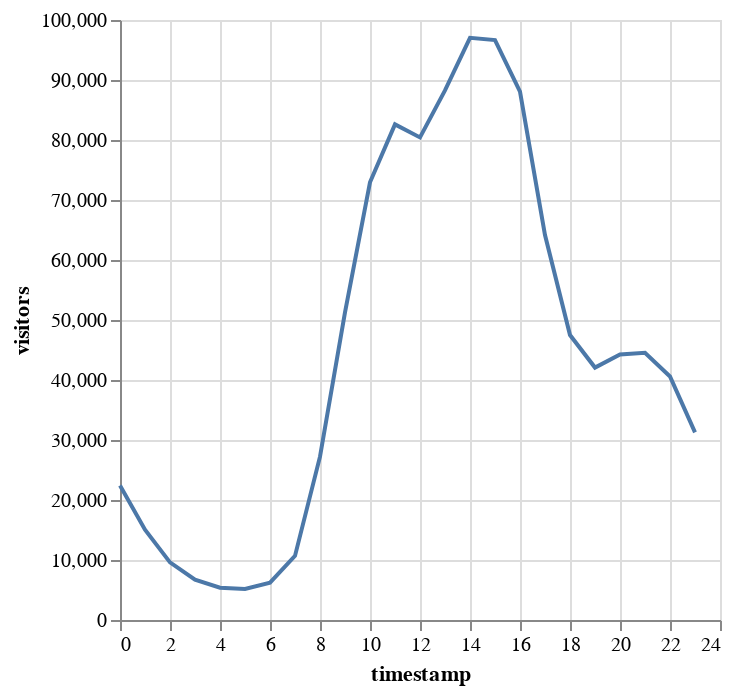

Here is the notebook cell this chart was saved with:
### Markdown cell above
#### Doing aggregation using Pandas instead

### Code cell
per_hour_of_day = pageviews.groupby(pageviews.timestamp.dt.hour).sum().reset_index()

alt.Chart(per_hour_of_day).mark_line().encode(
    x= 'timestamp:Q',
    y = 'visitors:Q'
)

### Figure 1 — Vega specification as saved in the notebook (floating-point values rounded to 4 significant figures)
{"$schema": "https://vega.github.io/schema/vega/v5.json", "data": [{"name": "source_0", "values": [{"timestamp": 0, "visitors": 22414}, {"timestamp": 1, "visitors": 15056}, {"timestamp": 2, "visitors": 9603}, {"timestamp": 3, "visitors": 6738}, {"timestamp": 4, "visitors": 5381}, {"timestamp": 5, "visitors": 5181}, {"timestamp": 6, "visitors": 6232}, {"timestamp": 7, "visitors": 10686}, {"timestamp": 8, "visitors": 27222}, {"timestamp": 9, "visitors": 51276}, {"timestamp": 10, "visitors": 72958}, {"timestamp": 11, "visitors": 82603}, {"timestamp": 12, "visitors": 80430}, {"timestamp": 13, "visitors": 88260}, {"timestamp": 14, "visitors": 97022}, {"timestamp": 15, "visitors": 96645}, {"timestamp": 16, "visitors": 88045}, {"timestamp": 17, "visitors": 64156}, {"timestamp": 18, "visitors": 47488}, {"timestamp": 19, "visitors": 42069}, {"timestamp": 20, "visitors": 44270}, {"timestamp": 21, "visitors": 44538}, {"timestamp": 22, "visitors": 40595}, {"timestamp": 23, "visitors": 31272}]}, {"name": "source_0_x_domain_timestamp", "values": [{"min": 0, "max": 23}]}, {"name": "source_0_y_domain_visitors", "values": [{"min": 5181, "max": 97022}]}], "marks": [{"type": "line", "name": "marks", "from": {"data": "source_0"}, "sort": {"field": "datum[\"timestamp\"]"}, "encode": {"update": {"y": {"field": "visitors", "scale": "y"}, "stroke": {"value": "#4c78a8"}, "description": {"signal": "\"timestamp: \" + (format(datum[\"timestamp\"], \"\")) + \"; visitors: \" + (format(datum[\"visitors\"], \"\"))"}, "x": {"field": "timestamp", "scale": "x"}, "defined": {"signal": "isValid(datum[\"timestamp\"]) && isFinite(+datum[\"timestamp\"]) && isValid(datum[\"visitors\"]) && isFinite(+datum[\"visitors\"])"}}}, "style": ["line"]}], "scales": [{"name": "x", "type": "linear", "domain": [{"signal": "(data(\"source_0_x_domain_timestamp\")[0] || {}).min"}, {"signal": "(data(\"source_0_x_domain_timestamp\")[0] || {}).max"}], "range": [0, {"signal": "width"}], "zero": false, "nice": true}, {"name": "y", "type": "linear", "domain": [{"signal": "(data(\"source_0_y_domain_visitors\")[0] || {}).min"}, {"signal": "(data(\"source_0_y_domain_visitors\")[0] || {}).max"}], "range": [{"signal": "height"}, 0], "zero": true, "nice": true}], "axes": [{"scale": "x", "labels": false, "zindex": 0, "tickCount": {"signal": "ceil(width/40)"}, "minExtent": 0, "gridScale": "y", "maxExtent": 0, "grid": true, "domain": false, "orient": "bottom", "aria": false, "ticks": false}, {"scale": "y", "gridScale": "x", "minExtent": 0, "orient": "left", "aria": false, "ticks": false, "zindex": 0, "tickCount": {"signal": "ceil(height/40)"}, "maxExtent": 0, "labels": false, "domain": false, "grid": true}, {"scale": "x", "tickCount": {"signal": "ceil(width/40)"}, "labelFlush": true, "zindex": 0, "labelOverlap": true, "orient": "bottom", "grid": false, "title": "timestamp"}, {"scale": "y", "tickCount": {"signal": "ceil(height/40)"}, "zindex": 0, "title": "visitors", "orient": "left", "grid": false, "labelOverlap": true}], "background": "white", "height": 300, "width": 300, "style": "cell", "padding": 5}
